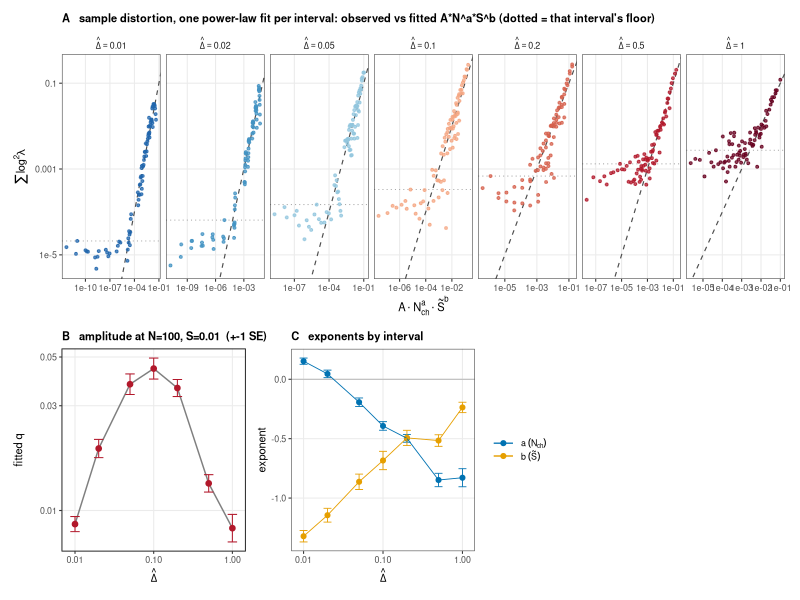
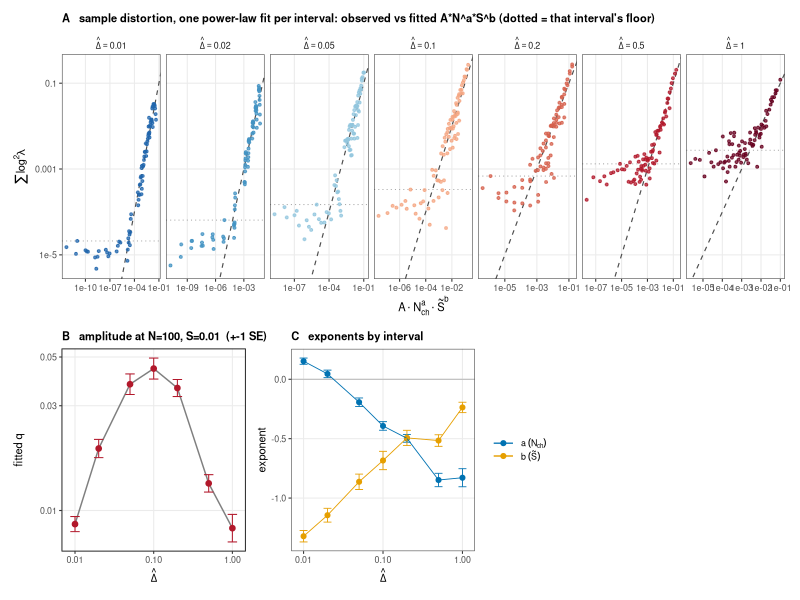

Write the R code that produced these figures, in order.
# Sample distortion fitted SEPARATELY per interval: at fixed Dhat the floor is a constant, no subtraction needed.
suppressPackageStartupMessages({library(dplyr);library(tidyr);library(ggplot2);library(patchwork)})
setwd("/home/lmoffatt/Code/macro_dr/macro_dr/projects/eLife_2025/figures/in_progress/ir_reliability_20260828")
d <- read.csv("digest/ir_components_cells.csv") |> filter(comp=="sample") |> mutate(q=6*(ebar^2+s^2), St=0.1*z, D=interval, xref=nch*St*sqrt(D),
  dlab=factor(sprintf("%.2g", D), levels=sprintf("%.2g", sort(unique(D)))))
fl <- d |> filter(xref > 1e4) |> group_by(D) |> summarise(floor=max(q), .groups="drop")   # per-interval floor = max in the calibrated region
d <- d |> inner_join(fl, by="D")
per <- d |> filter(q > 3*floor) |> group_by(D, dlab, floor) |> group_modify(~{
  m <- lm(log10(q) ~ log10(nch) + log10(St), data=.x); co <- coef(m); r <- 10^abs(resid(m))
  pr <- predict(m, newdata=data.frame(nch=100, St=0.01), se.fit=TRUE)
  tibble(n=nrow(.x), a=co[2], b=co[3], A=10^co[1], R2=summary(m)$r.squared, spread=median(r), se_a=summary(m)$coef[2,2], se_b=summary(m)$coef[3,2],
         lq_ref=pr$fit, se_ref=pr$se.fit) }) |> ungroup() |> mutate(q_lo=10^(lq_ref-se_ref), q_hi=10^(lq_ref+se_ref))
cat("SAMPLE distortion, per-interval fits  log10 q = log10 A + a log10 N + b log10 S~   (cells above 3x that interval's floor)\n")
print(per |> transmute(D, n, floor=signif(floor,2), a=round(a,2), se_a=round(se_a,2), b=round(b,2), se_b=round(se_b,2), b_over_a=round(b/a,2), A=signif(A,2), R2=round(R2,2), spread=round(spread,2)) |> as.data.frame(), row.names=FALSE)
# amplitude at a reference point (N=100, S=0.01): the profile in Dhat, free of the floor
per <- per |> mutate(q_ref = A * 100^a * 0.01^b)
cat("\namplitude at N=100, S~=0.01 by interval (the peak, no subtraction):\n"); print(per |> transmute(D, q_ref=signif(q_ref,2)) |> as.data.frame(), row.names=FALSE)
# for comparison, the same per-interval fit for TOTAL and CORR (are their exponents stable across intervals?)
for(cn in c("total","corr")){ dd <- read.csv("digest/ir_components_cells.csv") |> filter(comp==cn) |> mutate(q=6*(ebar^2+s^2), St=0.1*z, D=interval, xref=nch*St*sqrt(D))
  f2 <- dd |> filter(xref>1e4) |> group_by(D) |> summarise(floor=max(q), .groups="drop"); dd <- dd |> inner_join(f2, by="D") |> filter(q > 3*floor)
  pp <- dd |> group_by(D) |> group_modify(~{ m <- lm(log10(q) ~ log10(nch)+log10(St), data=.x); co <- coef(m); tibble(n=nrow(.x), a=round(co[2],2), b=round(co[3],2), A=signif(10^co[1],2), R2=round(summary(m)$r.squared,2)) }) |> ungroup()
  cat(sprintf("\n%s, per interval:\n", cn)); print(as.data.frame(pp), row.names=FALSE) }

# figure: 7 facets, q vs N*S^(b/a) with the fit and the floor; plus amplitude profile and exponents
d <- d |> inner_join(per |> select(D, a, b, A), by="D") |> mutate(xd = nch * St^(b/a))
COLd <- setNames(colorRampPalette(c("#2166AC","#4393C3","#92C5DE","#F4A582","#D6604D","#B2182B","#67001F"))(nlevels(d$dlab)), levels(d$dlab))
thm <- theme_bw(base_size=8, base_family="Helvetica") + theme(plot.title=element_text(size=8, face="bold"), legend.key.height=unit(0.3,"cm"), panel.grid.minor=element_blank(), strip.background=element_blank())
d <- d |> mutate(pred = A * nch^a * St^b)
pA <- ggplot(d, aes(pred, q, colour=dlab)) + geom_abline(slope=1, intercept=0, colour="grey30", linewidth=.4, linetype="dashed") +
  geom_hline(data=fl |> mutate(dlab=factor(sprintf("%.2g", D), levels=levels(d$dlab))), aes(yintercept=floor), colour="grey60", linetype="dotted", linewidth=.3) +
  geom_point(size=.7, alpha=.75) + facet_wrap(~dlab, nrow=1, labeller=label_bquote(hat(Delta)==.(as.character(dlab))), scales="free_x") +
  scale_x_log10() + scale_y_log10(breaks=c(1e-5,1e-3,1e-1), labels=c("1e-5","0.001","0.1")) + scale_colour_manual(values=COLd, guide="none") +
  labs(title="A   sample distortion, one power-law fit per interval: observed vs fitted A*N^a*S^b (dotted = that interval's floor)", x=expression(A%.%N[ch]^a%.%tilde(S)^b), y=expression(sum(log^2*lambda))) + thm
pB <- ggplot(per, aes(D, q_ref)) + geom_line(colour="grey50") + geom_errorbar(aes(ymin=q_lo, ymax=q_hi), width=.12, linewidth=.35, colour="#B2182B") +
  geom_point(colour="#B2182B", size=1.6) + scale_x_log10(breaks=c(0.01,0.1,1)) + scale_y_log10() +
  labs(title="B   amplitude at N=100, S=0.01  (+-1 SE)", x=expression(hat(Delta)), y="fitted q") + thm
pC <- ggplot(per |> pivot_longer(c(a,b), names_to="exp", values_to="v") |> mutate(se=ifelse(exp=="a", se_a, se_b)), aes(D, v, colour=exp)) +
  geom_hline(yintercept=0, colour="grey70", linewidth=.3) + geom_errorbar(aes(ymin=v-se, ymax=v+se), width=.1, linewidth=.3) + geom_point(size=1.4) + geom_line(linewidth=.3) +
  scale_x_log10(breaks=c(0.01,0.1,1)) + scale_colour_manual(values=c(a="#0072B2", b="#E69F00"), labels=c(a=expression(a~(N[ch])), b=expression(b~(tilde(S)))), name=NULL) +
  labs(title="C   exponents by interval", x=expression(hat(Delta)), y="exponent") + thm
g <- pA / (pB + pC + plot_spacer() + plot_layout(widths=c(1,1,1.2))) + plot_layout(heights=c(1,0.9))
ggsave("figures/Figure_IR_sample_perdelta.pdf", g, width=9.0, height=4.6); ggsave("figures/Figure_IR_sample_perdelta.png", g, width=9.0, height=4.6, dpi=150)
cat("written figures/Figure_IR_sample_perdelta.{pdf,png}\n")
